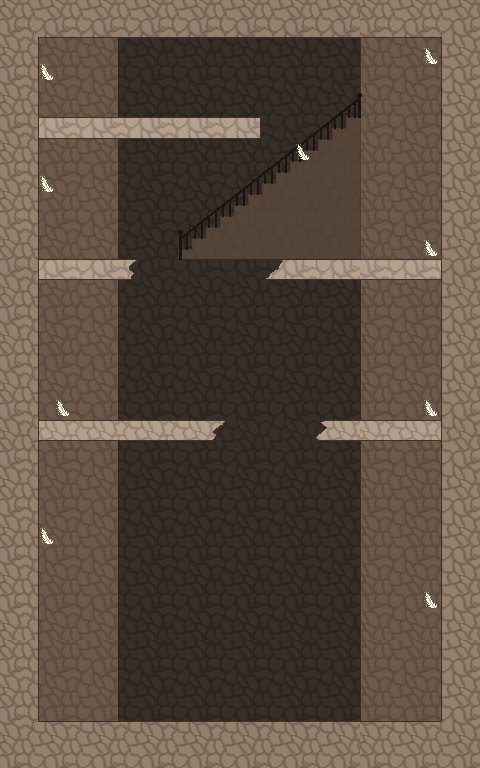

This is a level from a 2D game, rendered from its Tiled map with the project's own tilesets. A one-line summary and the complete map file follow:
An orthogonal 30x48 tile map with 16x16 px tiles, 1 tile layer (Feather), 1 image layer and 10 objects (angelSpawn).

<map version="1.10" tiledversion="1.10.1" orientation="orthogonal" renderorder="right-down" width="30" height="48" tilewidth="16" tileheight="16" infinite="0" nextlayerid="5" nextobjectid="16">
 <tileset firstgid="1" name="Feather_Asset_" tilewidth="24" tileheight="24" tilecount="1" columns="1">
  <image source="Feather_Asset_.png" trans="000000" width="32" height="32" />
 </tileset>
 <objectgroup id="4" name="Spawn">
  <object id="15" name="angelSpawn" x="51.1283" y="714.915">
   <point />
  </object>
 </objectgroup>
 <imagelayer id="2" name="Underground">
  <image source="Underground_background_Asset_.png" width="480" height="769" />
 </imagelayer>
 <objectgroup id="3" name="Platforms">
  <object id="4" x="39.779" y="119.337" width="219.337" height="17.6796" />
  <object id="5" x="39.779" y="260.773" width="93.9227" height="17.1271" />
  <object id="6" x="270.718" y="261.878" width="170.166" height="16.5746" />
  <object id="7" x="39.779" y="421.547" width="179.558" height="16.0221" />
  <object id="8" x="320.994" y="420.994" width="119.337" height="17.6796" />
  <object id="10" x="0.579643" y="0.198492" width="36.5175" height="767.828" />
  <object id="12" x="37.4651" y="721.054" width="441.78" height="46.838" />
  <object id="13" x="442.217" y="0.438901" width="37.0287" height="723.443" />
  <object id="14" x="36.9576" y="-0.194914" width="405.056" height="36.4134" />
 </objectgroup>
 <layer id="1" name="Feather" width="30" height="48">
  <data encoding="csv">
0,0,0,0,0,0,0,0,0,0,0,0,0,0,0,0,0,0,0,0,0,0,0,0,0,0,0,0,0,0,
0,0,0,0,0,0,0,0,0,0,0,0,0,0,0,0,0,0,0,0,0,0,0,0,0,0,0,0,0,0,
0,0,0,0,0,0,0,0,0,0,0,0,0,0,0,0,0,0,0,0,0,0,0,0,0,0,0,0,0,0,
0,0,0,0,0,0,0,0,0,0,0,0,0,0,0,0,0,0,0,0,0,0,0,0,0,0,1,0,0,0,
0,0,1,0,0,0,0,0,0,0,0,0,0,0,0,0,0,0,0,0,0,0,0,0,0,0,0,0,0,0,
0,0,0,0,0,0,0,0,0,0,0,0,0,0,0,0,0,0,0,0,0,0,0,0,0,0,0,0,0,0,
0,0,0,0,0,0,0,0,0,0,0,0,0,0,0,0,0,0,0,0,0,0,0,0,0,0,0,0,0,0,
0,0,0,0,0,0,0,0,0,0,0,0,0,0,0,0,0,0,0,0,0,0,0,0,0,0,0,0,0,0,
0,0,0,0,0,0,0,0,0,0,0,0,0,0,0,0,0,0,0,0,0,0,0,0,0,0,0,0,0,0,
0,0,0,0,0,0,0,0,0,0,0,0,0,0,0,0,0,0,1,0,0,0,0,0,0,0,0,0,0,0,
0,0,0,0,0,0,0,0,0,0,0,0,0,0,0,0,0,0,0,0,0,0,0,0,0,0,0,0,0,0,
0,0,1,0,0,0,0,0,0,0,0,0,0,0,0,0,0,0,0,0,0,0,0,0,0,0,0,0,0,0,
0,0,0,0,0,0,0,0,0,0,0,0,0,0,0,0,0,0,0,0,0,0,0,0,0,0,0,0,0,0,
0,0,0,0,0,0,0,0,0,0,0,0,0,0,0,0,0,0,0,0,0,0,0,0,0,0,0,0,0,0,
0,0,0,0,0,0,0,0,0,0,0,0,0,0,0,0,0,0,0,0,0,0,0,0,0,0,0,0,0,0,
0,0,0,0,0,0,0,0,0,0,0,0,0,0,0,0,0,0,0,0,0,0,0,0,0,0,1,0,0,0,
0,0,0,0,0,0,0,0,0,0,0,0,0,0,0,0,0,0,0,0,0,0,0,0,0,0,0,0,0,0,
0,0,0,0,0,0,0,0,0,0,0,0,0,0,0,0,0,0,0,0,0,0,0,0,0,0,0,0,0,0,
0,0,0,0,0,0,0,0,0,0,0,0,0,0,0,0,0,0,0,0,0,0,0,0,0,0,0,0,0,0,
0,0,0,0,0,0,0,0,0,0,0,0,0,0,0,0,0,0,0,0,0,0,0,0,0,0,0,0,0,0,
0,0,0,0,0,0,0,0,0,0,0,0,0,0,0,0,0,0,0,0,0,0,0,0,0,0,0,0,0,0,
0,0,0,0,0,0,0,0,0,0,0,0,0,0,0,0,0,0,0,0,0,0,0,0,0,0,0,0,0,0,
0,0,0,0,0,0,0,0,0,0,0,0,0,0,0,0,0,0,0,0,0,0,0,0,0,0,0,0,0,0,
0,0,0,0,0,0,0,0,0,0,0,0,0,0,0,0,0,0,0,0,0,0,0,0,0,0,0,0,0,0,
0,0,0,0,0,0,0,0,0,0,0,0,0,0,0,0,0,0,0,0,0,0,0,0,0,0,0,0,0,0,
0,0,0,1,0,0,0,0,0,0,0,0,0,0,0,0,0,0,0,0,0,0,0,0,0,0,1,0,0,0,
0,0,0,0,0,0,0,0,0,0,0,0,0,0,0,0,0,0,0,0,0,0,0,0,0,0,0,0,0,0,
0,0,0,0,0,0,0,0,0,0,0,0,0,0,0,0,0,0,0,0,0,0,0,0,0,0,0,0,0,0,
0,0,0,0,0,0,0,0,0,0,0,0,0,0,0,0,0,0,0,0,0,0,0,0,0,0,0,0,0,0,
0,0,0,0,0,0,0,0,0,0,0,0,0,0,0,0,0,0,0,0,0,0,0,0,0,0,0,0,0,0,
0,0,0,0,0,0,0,0,0,0,0,0,0,0,0,0,0,0,0,0,0,0,0,0,0,0,0,0,0,0,
0,0,0,0,0,0,0,0,0,0,0,0,0,0,0,0,0,0,0,0,0,0,0,0,0,0,0,0,0,0,
0,0,0,0,0,0,0,0,0,0,0,0,0,0,0,0,0,0,0,0,0,0,0,0,0,0,0,0,0,0,
0,0,1,0,0,0,0,0,0,0,0,0,0,0,0,0,0,0,0,0,0,0,0,0,0,0,0,0,0,0,
0,0,0,0,0,0,0,0,0,0,0,0,0,0,0,0,0,0,0,0,0,0,0,0,0,0,0,0,0,0,
0,0,0,0,0,0,0,0,0,0,0,0,0,0,0,0,0,0,0,0,0,0,0,0,0,0,0,0,0,0,
0,0,0,0,0,0,0,0,0,0,0,0,0,0,0,0,0,0,0,0,0,0,0,0,0,0,0,0,0,0,
0,0,0,0,0,0,0,0,0,0,0,0,0,0,0,0,0,0,0,0,0,0,0,0,0,0,1,0,0,0,
0,0,0,0,0,0,0,0,0,0,0,0,0,0,0,0,0,0,0,0,0,0,0,0,0,0,0,0,0,0,
0,0,0,0,0,0,0,0,0,0,0,0,0,0,0,0,0,0,0,0,0,0,0,0,0,0,0,0,0,0,
0,0,0,0,0,0,0,0,0,0,0,0,0,0,0,0,0,0,0,0,0,0,0,0,0,0,0,0,0,0,
0,0,0,0,0,0,0,0,0,0,0,0,0,0,0,0,0,0,0,0,0,0,0,0,0,0,0,0,0,0,
0,0,0,0,0,0,0,0,0,0,0,0,0,0,0,0,0,0,0,0,0,0,0,0,0,0,0,0,0,0,
0,0,0,0,0,0,0,0,0,0,0,0,0,0,0,0,0,0,0,0,0,0,0,0,0,0,0,0,0,0,
0,0,0,0,0,0,0,0,0,0,0,0,0,0,0,0,0,0,0,0,0,0,0,0,0,0,0,0,0,0,
0,0,0,0,0,0,0,0,0,0,0,0,0,0,0,0,0,0,0,0,0,0,0,0,0,0,0,0,0,0,
0,0,0,0,0,0,0,0,0,0,0,0,0,0,0,0,0,0,0,0,0,0,0,0,0,0,0,0,0,0,
0,0,0,0,0,0,0,0,0,0,0,0,0,0,0,0,0,0,0,0,0,0,0,0,0,0,0,0,0,0
</data>
 </layer>
</map>